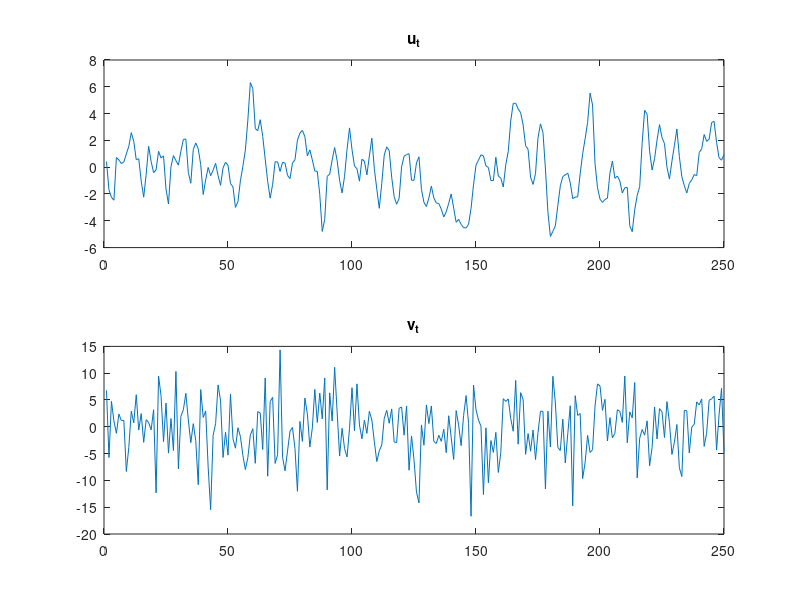
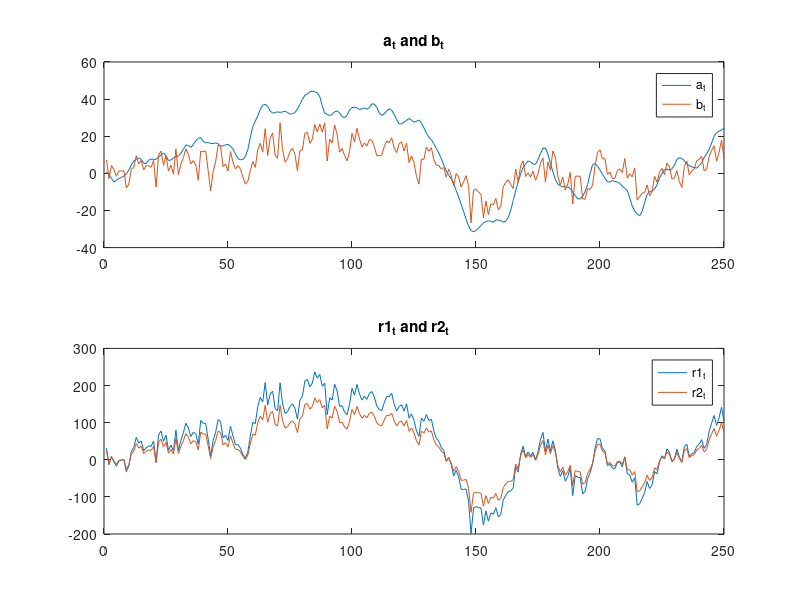
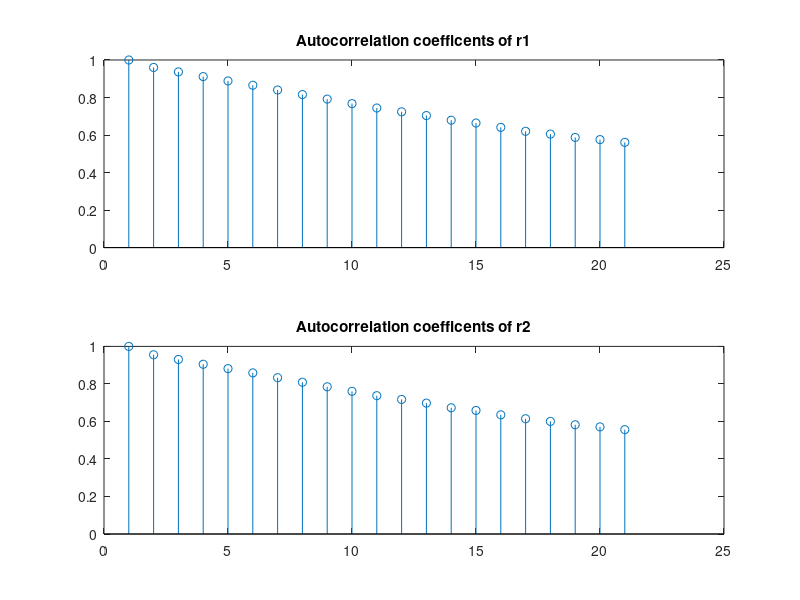
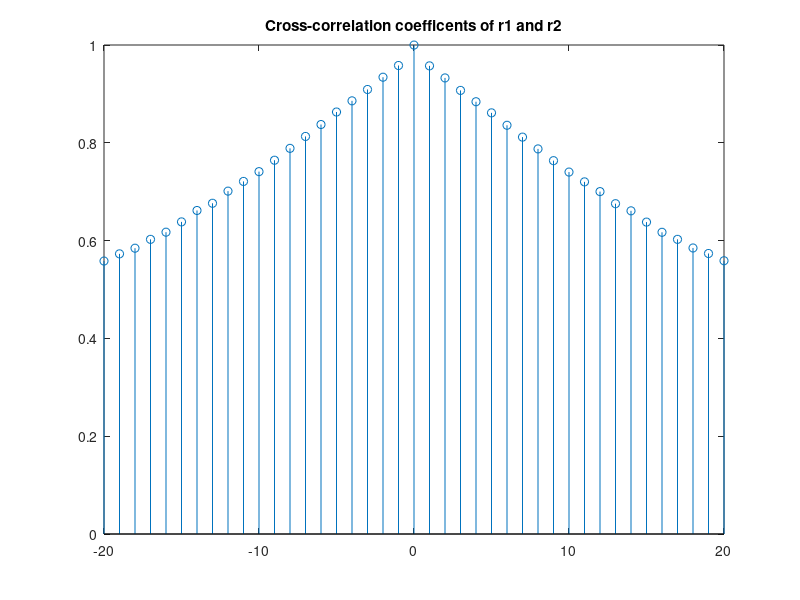

Here is the MATLAB script that generated these plots, in order:
clear;
close all;
%Q5 with normal v
% (a)
% Multiplying both sides of the first equation by A
% Get delta' = A*delta, G' = A*G*A^-1, since [a;b] = (A^-1)*[r1,r2]
d = [0.3;0.5];
G = [0.99,0;0.3,0.3];
A = [3,4;2,3];
d_tild = A*d;
G_tild = A*G*(A^(-1));
% (b)
N = 250;
hb = [1, 0.5, 0.06];
ha = [1, -0.7, 0.1];
a = zeros(N,1);
wn = randn(N,1);
u = filter(hb,ha,wn);
a(1) = d(1) + u(1);
for i = 2:N
    a(i) = d(1) + G(1)*a(i-1) + u(i);
end
var_0 = mean(a.^2)/16;
v = randn(N,1);
v = v*sqrt(var_0/var(v));
b = zeros(N,1);
b(1) = d(2) + v(1);
for i = 2:N
    temp = G*[a(i-1);b(i-1)];
    b(i) = d(2) + temp(2) + v(i);
end
ab = transpose([a,b]);
r1r2 = A*ab;
r1 = r1r2(1,:);
r2 = r1r2(2,:);
% (c)
figure;
subplot(2,1,1);
plot(u);
title("u_t");
subplot(2,1,2);
plot(v);
title("v_t");
figure;
subplot(2,1,1);
plot(1:1:N, a, 1:1:N, b);
title("a_t and b_t");
legend("a_t", "b_t");
subplot(2,1,2);
plot(1:1:N, r1, 1:1:N, r2);
title("r1_t and r2_t");
legend("r1_t", "r2_t");
% (d)
% bt is the only one that is stationary
% We know [a;b] = A^(-1)*[r1;r2]
% So coefficients to get stationary bt is bottom row of A^(-1);
Ainv = A^(-1);
stat_coeff = Ainv(2,:);
% (e)
M = 20;
r1corr = xcorr(r1, M, 'normalized');
r2corr = xcorr(r2, M, 'normalized');
[r1r2xc,r1r2lags] = xcorr(r1,r2,M,'normalized');
figure;
subplot(2,1,1);
stem(r1corr(21:end));
title("Autocorrelation coefficents of r1");
subplot(2,1,2);
stem(r2corr(21:end));
title("Autocorrelation coefficents of r2");
figure;
stem(r1r2lags, r1r2xc);
title("Cross-correlation coefficents of r1 and r2");
% (f)
% The correlation decays very fast but also goes negative...
s1 = r1 - [0, r1(1:end-1)];
s2 = r2 - [0, r2(1:end-1)];
s1corr = xcorr(s1, M, 'normalized');
s2corr = xcorr(s2, M, 'normalized');
[s1s2xc,s1s2lags] = xcorr(s1,s2,M,'normalized');
figure;
subplot(2,1,1);
stem(s1corr(21:end));
title("Autocorrelation coefficents of s1");
subplot(2,1,2);
stem(s2corr(21:end));
title("Autocorrelation coefficents of s2");
figure;
stem(s1s2lags, s1s2xc);
title("Cross-correlation coefficents of s1 and s2");
% (g)
% magnitude of cross correlation is signficantly less, however overall
% slope varies
wn2 = randn(1,N);
c = zeros(1,N);
c(1) = wn2(1);
for i = 2:N
    c(i) = 0.99*c(i-1) + wn2(i);
end
ccorr = xcorr(c,M,'normalized');
cr1corr = xcorr(c,r1,M,'normalized');
cr2corr = xcorr(c,r2,M,'normalized');
figure;
stem(ccorr(21:end));
title("Autocorrelation coefficients of c");
figure;
subplot(2,1,1);
stem(s1s2lags, cr1corr);
title("Cross-correlation coefficents of c and r1");
subplot(2,1,2);
stem(s1s2lags, cr2corr);
title("Cross-correlation coefficents of c and r2");